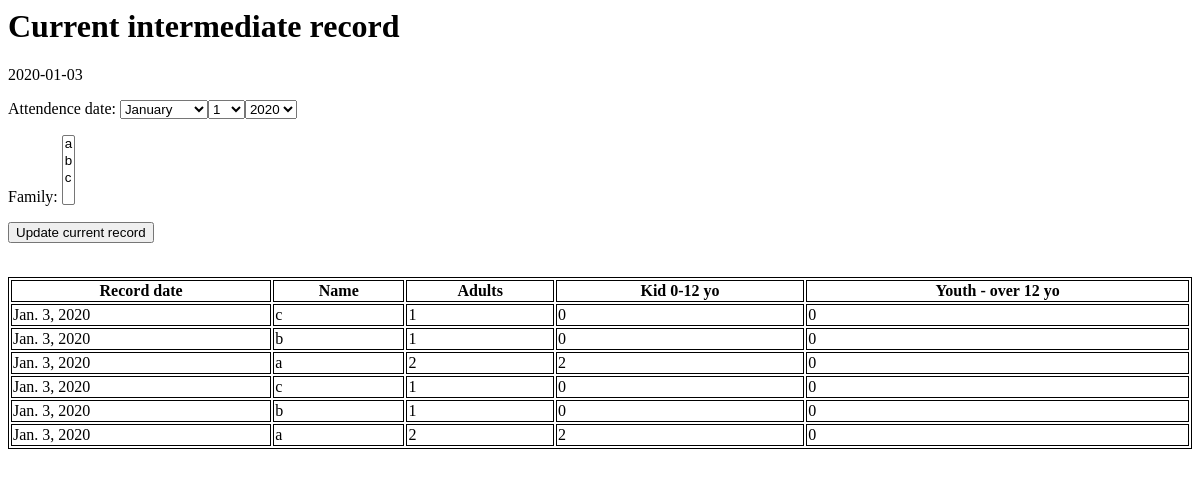
Before: /intermediate_record/ with the older database file.
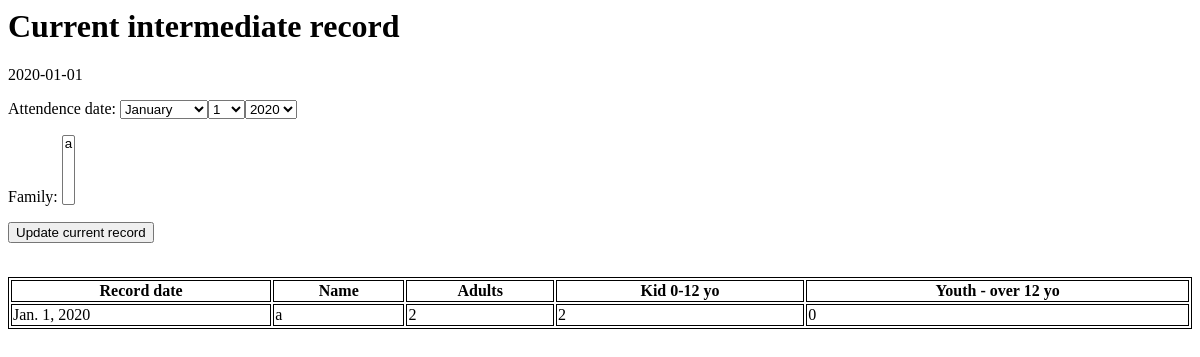
After: the same page with the newer database file.
### attendFellowship/models.py (models this page shows, shortened)
class MeetingDate(models.Model):
    submission_date = models.DateField(unique=True)
    family = models.ManyToManyField(Family)
    def __str__(self):
        return self.submission_date.strftime('%Y-%m-%d')

class IntermediateRecord(models.Model):
    submission_date = models.DateField()
    name = models.CharField(max_length=100)
    nAdults = models.IntegerField(default=0)
    nUnder12 = models.IntegerField(default=0)
    nAbove12 = models.IntegerField(default=0)

### attendFellowship/views.py (the view)
# urls.py: url(r'^intermediate_record/', views.intermediate_record, name='intermediate_record'),
def intermediate_record(request):
    currentRecord = IntermediateRecord.objects.all()
    max_date = MeetingDate.objects.latest('submission_date')
    context = {}
    context['dateForm'] = MeetingDateForm()
    context['currentRecord'] = currentRecord
    context['max_date'] = max_date
    if request.method == 'POST':
        dateForm = MeetingDateForm(request.POST, instance=max_date)
        if dateForm.is_valid():
            dateForm.save()
        with connection.cursor() as cursor:
            res = cursor.execute(sql_s1+sql_s2+sql_s3+sql_s4+sql_s5)
        return redirect('intermediate_record.html')
    else:
        return render(request, 'intermediate_record.html', context)

### attendFellowship/forms.py
class MeetingDateForm(forms.ModelForm):
    submission_date = forms.DateField(widget=forms.SelectDateWidget(), label="Attendence date")
    family = forms.MultipleChoiceField(choices = dynamicChoice)
    class Meta:
        model = MeetingDate
        fields = {'submission_date', 'family'}

### attendFellowship/forms.py (called while the page is built)
def dynamicChoice():
    family_name=[]
    final_tuple=[]
    count=1
    for family in list(Family.objects.filter(nAdults__gte=1)):
        family_name.append(family.name)
    for name in family_name:
        final_tuple.append((str(count),name))
        count+=1
    return final_tuple

### attendFellowship/templates/intermediate_record.html
{% extends "base.html" %}
{% block content %}
<h1> Current intermediate record </h1>
{{ max_date }}
<form action="" method="POST">{% csrf_token %}
  {{ dateForm.as_p }}
  <input type="submit" value="Update current record">
</form>
<br>
<table style="width:100%">
  <tr>
    <th>Record date</th>
    <th>Name</th>
    <th>Adults</th>
    <th>Kid 0-12 yo</th>
    <th>Youth - over 12 yo</th>
  </tr>
  {% for entry in currentRecord %}
  <tr>
    <td>{{ entry.submission_date }}</td>
    <td>{{ entry.name }}</td>
    <td>{{ entry.nAdults }}</td>
    <td>{{ entry.nUnder12 }}</td>
    <td>{{ entry.nAbove12 }}</td>
  </tr>
  {% endfor %}
</table>
{% endblock %}

### attendFellowship/templates/base.html (shortened to what this page needs)
<html lang="en-US">
    <head>
    </head>
    <body>
      {% block content%}
      {% endblock %}
    <body>
</html>

### attendFellowship/templates/base.html (style rules this page uses)
table, th, td { border: 1px solid black; }

Changed rows visible on the page:
removed MeetingDate: submission_date "2020-01-03"
removed IntermediateRecord: submission_date "Jan. 3, 2020", name "c", nAdults "1", nUnder12 "0", nAbove12 "0"
removed IntermediateRecord: submission_date "Jan. 3, 2020", name "b", nAdults "1", nUnder12 "0", nAbove12 "0"
removed IntermediateRecord: submission_date "Jan. 3, 2020", name "a", nAdults "2", nUnder12 "2", nAbove12 "0"
removed IntermediateRecord: submission_date "Jan. 3, 2020", name "c", nAdults "1", nUnder12 "0", nAbove12 "0"
removed IntermediateRecord: submission_date "Jan. 3, 2020", name "b", nAdults "1", nUnder12 "0", nAbove12 "0"
removed IntermediateRecord: submission_date "Jan. 3, 2020", name "a", nAdults "2", nUnder12 "2", nAbove12 "0"
added MeetingDate: submission_date "2020-01-01"
added IntermediateRecord: submission_date "Jan. 1, 2020", name "a", nAdults "2", nUnder12 "2", nAbove12 "0"
Other visible differences:
form field family: "a / b / c" → "a"
